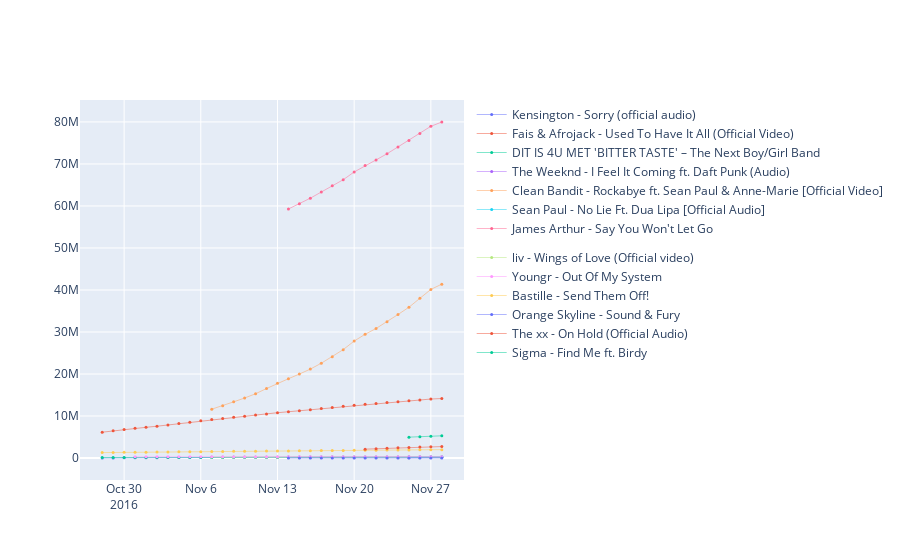
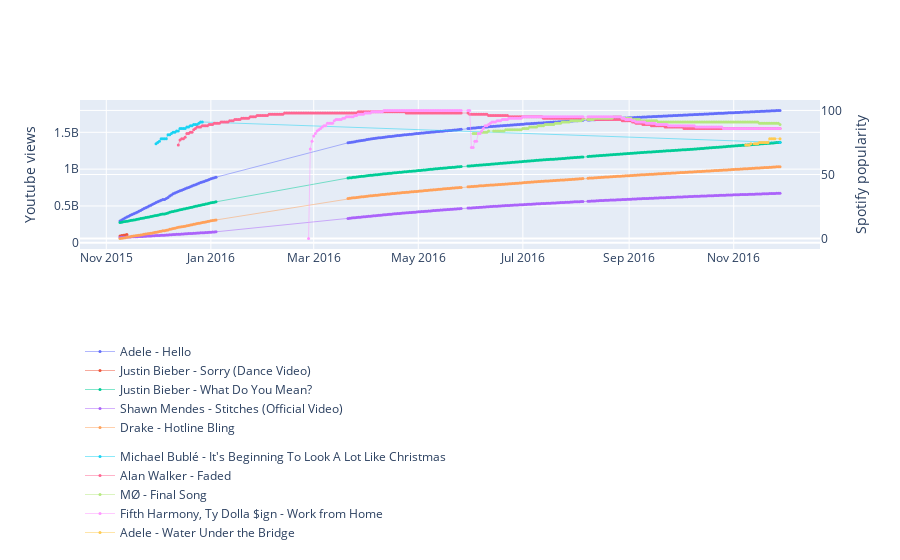

Notebook code cell kept with these figures, in order:
### Markdown cell above
## Assignment 2 - Network effects

include  at least:
- plot
- code explanation

*Study the material in Chapter 17. Our goal now is to investigate whether we observe network effects in music preferences. How will you choose the data for this purpose? Which songs will suit most?*

The songs that will suit most are ones that we can track their rise and fall of popularity of from the moment they were published. The most suitable candidates are those that have been a 3FM megahit or on the 538 alarmschijf, as they were quite unknown when being published on there. To compare, we will choose some songs from the Youtube and Spotify top 100 list. For these songs, the popularity / viewcount is the most interesting data to plot over time.

*For several songs of your choice plot the actual number of views against time. Assume that without network effects we can expect that users visit a website with a certain frequency and view the song if it matches their taste. Hence, the expected number of views grows linearly in time. Compare your plot to Figure 17.4. Do you think you observe network effects?*

# TODO plot titles enzo

We plot the viewcount / popularity of the songs mentioned above.

### Code cell
some_youtube_songs = data_youtube100[data_youtube100.song.isin(data_youtube100.song.head(n=5))]  
some_spotify_songs = data_spotify100[data_spotify100.song.isin(data_spotify100.song.tail(n=5))]  

unknown_songs_figure = go.Figure()
youtube_songs_figure = go.Figure()

alarmschijf_data = find_songs(data_alarmschijf,mode='views')
draw_linechart(unknown_songs_figure,alarmschijf_data,mode='lines',line={'dash':'dot'},legendgroup='alarmschijf')

megahit_data = find_songs(data_megahit,mode='views')
draw_linechart(unknown_songs_figure,megahit_data,mode='lines',legendgroup='megahit')

some_youtube_songs_data = find_songs(some_youtube_songs,mode='views')
draw_linechart(youtube_songs_figure,some_youtube_songs_data,mode='lines',line={'dash':'dot'},legendgroup='some_youtube_songs')

some_spotify_songs_data = find_songs(some_spotify_songs,mode='popularity')
draw_linechart(youtube_songs_figure,some_spotify_songs_data,yaxis='y2',mode='lines',legendgroup='some_spotify_songs')



unknown_songs_figure.show()
youtube_songs_figure.update_layout(    
    yaxis=dict(title="Youtube views")
    
    ,yaxis2=dict(
        title="Spotify popularity",
        anchor="free",
        overlaying="y",
        side="right",
        position=1
    ),
legend=dict(x=0, y=-2)
)
youtube_songs_figure.show()
# ex2_plot.add_trace(go.Scatter(x=[dateutil.parser.parse(x) for x in unknown_hits.timestamp],y=[int(viewcount) for viewcount in unknown_hits.views]))

### Figure 1 — Plotly figure (JSON) as saved in the notebook; plotly's stock layout.template omitted (floating-point values rounded to 4 significant figures)
{"data": [{"legendgroup": "alarmschijf", "line": {"width": 0.5}, "marker": {"size": 3}, "mode": "markers+lines", "name": "Kensington - Sorry (official audio)", "type": "scatter", "x": ["2016-10-28", "2016-10-29", "2016-10-30", "2016-10-31", "2016-11-01", "2016-11-02", "2016-11-03", "2016-11-04", "2016-11-05", "2016-11-06", "2016-11-07", "2016-11-08", "2016-11-09", "2016-11-10", "2016-11-11", "2016-11-12", "2016-11-13", "2016-11-14", "2016-11-15", "2016-11-16", "2016-11-17", "2016-11-18", "2016-11-19", "2016-11-20", "2016-11-21", "2016-11-22", "2016-11-23", "2016-11-24", "2016-11-25", "2016-11-26", "2016-11-27", "2016-11-28"], "y": [2637, 23034, 40830, 54809, 70913, 86404, 103441, 113866, 128290, 141555, 151761, 161384, 171163, 179833, 188897, 199609, 207600, 213662, 220095, 225759, 232069, 238045, 243441, 249404, 253838, 258286, 263068, 268298, 273048, 277757, 282281, 284476]}, {"legendgroup": "alarmschijf", "line": {"width": 0.5}, "marker": {"size": 3}, "mode": "markers+lines", "name": "Fais & Afrojack - Used To Have It All (Official Video)", "type": "scatter", "x": ["2016-10-28", "2016-10-29", "2016-10-30", "2016-10-31", "2016-11-01", "2016-11-02", "2016-11-03", "2016-11-04", "2016-11-05", "2016-11-06", "2016-11-07", "2016-11-08", "2016-11-09", "2016-11-10", "2016-11-11", "2016-11-12", "2016-11-13", "2016-11-14", "2016-11-15", "2016-11-16", "2016-11-17", "2016-11-18", "2016-11-19", "2016-11-20", "2016-11-21", "2016-11-22", "2016-11-23", "2016-11-24", "2016-11-25", "2016-11-26", "2016-11-27", "2016-11-28"], "y": [6144320, 6479009, 6788061, 7054554, 7308617, 7568841, 7868883, 8189181, 8530054, 8868288, 9159463, 9406915, 9690431, 9939639, 10215529, 10502847, 10784329, 11017912, 11256333, 11493874, 11762355, 12041789, 12296718, 12554698, 12778019, 12977876, 13197796, 13417571, 13614079, 13827900, 14038116, 14158439]}, {"legendgroup": "alarmschijf", "line": {"width": 0.5}, "marker": {"size": 3}, "mode": "markers+lines", "name": "DIT IS 4U MET 'BITTER TASTE' – The Next Boy/Girl Band", "type": "scatter", "x": ["2016-10-28", "2016-10-29", "2016-10-30", "2016-10-31", "2016-11-01", "2016-11-02", "2016-11-03", "2016-11-04", "2016-11-05", "2016-11-06", "2016-11-07", "2016-11-08", "2016-11-09", "2016-11-10", "2016-11-11", "2016-11-12", "2016-11-13", "2016-11-14", "2016-11-15", "2016-11-16", "2016-11-17", "2016-11-18", "2016-11-19", "2016-11-20", "2016-11-21", "2016-11-22", "2016-11-23", "2016-11-24", "2016-11-25", "2016-11-26", "2016-11-27", "2016-11-28"], "y": [111547, 115328, 118407, 121126, 123580, 125969, 128360, 130426, 135420, 140236, 144256, 147982, 152089, 155515, 158671, 160067, 161293, 162343, 163210, 164082, 165069, 166044, 166949, 168057, 168851, 169476, 170132, 170871, 171631, 172336, 173021, 173510]}, {"legendgroup": "alarmschijf", "line": {"width": 0.5}, "marker": {"size": 3}, "mode": "markers+lines", "name": "The Weeknd - I Feel It Coming ft. Daft Punk (Audio)", "type": "scatter", "x": ["2016-11-25", "2016-11-26", "2016-11-27", "2016-11-28"], "y": [77795, 157408, 157418, 157424]}, {"legendgroup": "alarmschijf", "line": {"width": 0.5}, "marker": {"size": 3}, "mode": "markers+lines", "name": "Clean Bandit - Rockabye ft. Sean Paul & Anne-Marie [Official Video]", "type": "scatter", "x": ["2016-11-07", "2016-11-08", "2016-11-09", "2016-11-10", "2016-11-11", "2016-11-12", "2016-11-13", "2016-11-14", "2016-11-15", "2016-11-16", "2016-11-17", "2016-11-18", "2016-11-19", "2016-11-20", "2016-11-21", "2016-11-22", "2016-11-23", "2016-11-24", "2016-11-25", "2016-11-26", "2016-11-27", "2016-11-28"], "y": [11626943, 12443168, 13369604, 14282861, 15297083, 16535497, 17800064, 18871139, 19982266, 21166571, 22566717, 24122084, 25796117, 27841400, 29455374, 30835137, 32410099, 34152226, 35891870, 38005437, 40133329, 41388215]}, {"legendgroup": "alarmschijf", "line": {"width": 0.5}, "marker": {"size": 3}, "mode": "markers+lines", "name": "Sean Paul - No Lie Ft. Dua Lipa [Official Audio]", "type": "scatter", "x": ["2016-11-25", "2016-11-26", "2016-11-27", "2016-11-28"], "y": [155263, 191406, 223222, 249693]}, {"legendgroup": "alarmschijf", "line": {"width": 0.5}, "marker": {"size": 3}, "mode": "markers+lines", "name": "James Arthur - Say You Won't Let Go", "type": "scatter", "x": ["2016-11-14", "2016-11-15", "2016-11-16", "2016-11-17", "2016-11-18", "2016-11-19", "2016-11-20", "2016-11-21", "2016-11-22", "2016-11-23", "2016-11-24", "2016-11-25", "2016-11-26", "2016-11-27", "2016-11-28"], "y": [59277158, 60537409, 61850104, 63319718, 64783306, 66241177, 68087117, 69623648, 70964979, 72417160, 74037690, 75600593, 77274742, 78960671, 79982790]}, {"legendgroup": "megahit", "line": {"width": 0.5}, "marker": {"size": 3}, "mode": "markers+lines", "name": "liv - Wings of Love (Official video)", "type": "scatter", "x": ["2016-11-07", "2016-11-08", "2016-11-09", "2016-11-10", "2016-11-11", "2016-11-12", "2016-11-13", "2016-11-14", "2016-11-15", "2016-11-16", "2016-11-17", "2016-11-18", "2016-11-19", "2016-11-20", "2016-11-21", "2016-11-22", "2016-11-23", "2016-11-24", "2016-11-25", "2016-11-26", "2016-11-27", "2016-11-28"], "y": [224910, 226705, 228235, 229591, 231420, 235394, 237805, 239579, 240957, 242338, 243897, 245178, 246436, 247675, 248770, 249779, 250959, 252349, 253708, 255215, 256594, 257389]}, {"legendgroup": "megahit", "line": {"width": 0.5}, "marker": {"size": 3}, "mode": "markers+lines", "name": "Youngr - Out Of My System", "type": "scatter", "x": ["2016-10-31", "2016-11-01", "2016-11-02", "2016-11-03", "2016-11-04", "2016-11-05", "2016-11-06", "2016-11-07", "2016-11-08", "2016-11-09", "2016-11-10", "2016-11-11", "2016-11-12", "2016-11-13", "2016-11-14", "2016-11-15", "2016-11-16", "2016-11-17", "2016-11-18", "2016-11-19", "2016-11-20", "2016-11-21", "2016-11-22", "2016-11-23", "2016-11-24", "2016-11-25", "2016-11-26", "2016-11-27", "2016-11-28"], "y": [282852, 284058, 285346, 286661, 288006, 289709, 291076, 292161, 293443, 294579, 295551, 296694, 297931, 299099, 300060, 301153, 302256, 303501, 304775, 305916, 307039, 308103, 309101, 310364, 311595, 312765, 313876, 314893, 315521]}, {"legendgroup": "megahit", "line": {"width": 0.5}, "marker": {"size": 3}, "mode": "markers+lines", "name": "Bastille - Send Them Off!", "type": "scatter", "x": ["2016-10-28", "2016-10-29", "2016-10-30", "2016-10-31", "2016-11-01", "2016-11-02", "2016-11-03", "2016-11-04", "2016-11-05", "2016-11-06", "2016-11-07", "2016-11-08", "2016-11-09", "2016-11-10", "2016-11-11", "2016-11-12", "2016-11-13", "2016-11-14", "2016-11-15", "2016-11-16", "2016-11-17", "2016-11-18", "2016-11-19", "2016-11-20", "2016-11-21", "2016-11-22", "2016-11-23", "2016-11-24", "2016-11-25", "2016-11-26", "2016-11-27", "2016-11-28"], "y": [1287575, 1317682, 1344891, 1369817, 1391673, 1414967, 1439577, 1462399, 1489325, 1514521, 1538028, 1560473, 1582533, 1604042, 1626140, 1650717, 1675270, 1696742, 1717745, 1737981, 1760663, 1783949, 1806198, 1829747, 1850236, 1868696, 1888190, 1910008, 1930847, 1952426, 1972842, 1985885]}, {"legendgroup": "megahit", "line": {"width": 0.5}, "marker": {"size": 3}, "mode": "markers+lines", "name": "Orange Skyline - Sound & Fury", "type": "scatter", "x": ["2016-11-14", "2016-11-15", "2016-11-16", "2016-11-17", "2016-11-18", "2016-11-19", "2016-11-20", "2016-11-21", "2016-11-22", "2016-11-23", "2016-11-24", "2016-11-25", "2016-11-26", "2016-11-27", "2016-11-28"], "y": [7264, 7563, 7841, 8125, 8451, 8684, 8874, 9007, 9190, 9357, 9554, 9762, 9963, 10197, 10324]}, {"legendgroup": "megahit", "line": {"width": 0.5}, "marker": {"size": 3}, "mode": "markers+lines", "name": "The xx - On Hold (Official Audio)", "type": "scatter", "x": ["2016-11-21", "2016-11-22", "2016-11-23", "2016-11-24", "2016-11-25", "2016-11-26", "2016-11-27", "2016-11-28"], "y": [2111197, 2217442, 2327750, 2429035, 2514927, 2600379, 2674822, 2721254]}, {"legendgroup": "megahit", "line": {"width": 0.5}, "marker": {"size": 3}, "mode": "markers+lines", "name": "Sigma - Find Me ft. Birdy", "type": "scatter", "x": ["2016-11-25", "2016-11-26", "2016-11-27", "2016-11-28"], "y": [4964847, 5090417, 5207876, 5284158]}], "layout": {}}

### Figure 2 — Plotly figure (JSON) as saved in the notebook; plotly's stock layout.template omitted (floating-point values rounded to 4 significant figures; data arrays with more than 128 entries replaced by an {"elided": "..."} marker saying what was removed)
{"data": [{"legendgroup": "some_youtube_songs", "line": {"width": 0.5}, "marker": {"size": 3}, "mode": "markers+lines", "name": "Adele - Hello", "type": "scatter", "x": {"elided": "305 str values"}, "y": {"elided": "305 int values"}}, {"legendgroup": "some_youtube_songs", "line": {"width": 0.5}, "marker": {"size": 3}, "mode": "markers+lines", "name": "Justin Bieber - Sorry (Dance Video)", "type": "scatter", "x": ["2015-11-09", "2015-11-10", "2015-11-11", "2015-11-12", "2015-11-13"], "y": [92743480, 96865031, 101515031, 105962422, 110979406]}, {"legendgroup": "some_youtube_songs", "line": {"width": 0.5}, "marker": {"size": 3}, "mode": "markers+lines", "name": "Justin Bieber - What Do You Mean?", "type": "scatter", "x": {"elided": "305 str values"}, "y": {"elided": "305 int values"}}, {"legendgroup": "some_youtube_songs", "line": {"width": 0.5}, "marker": {"size": 3}, "mode": "markers+lines", "name": "Shawn Mendes - Stitches (Official Video)", "type": "scatter", "x": {"elided": "305 str values"}, "y": {"elided": "305 int values"}}, {"legendgroup": "some_youtube_songs", "line": {"width": 0.5}, "marker": {"size": 3}, "mode": "markers+lines", "name": "Drake - Hotline Bling", "type": "scatter", "x": {"elided": "305 str values"}, "y": {"elided": "305 int values"}}, {"legendgroup": "some_spotify_songs", "line": {"width": 0.5}, "marker": {"size": 3}, "mode": "markers+lines", "name": "Michael Bublé - It's Beginning To Look A Lot Like Christmas", "type": "scatter", "x": ["2015-11-30", "2015-12-01", "2015-12-02", "2015-12-03", "2015-12-04", "2015-12-05", "2015-12-06", "2015-12-07", "2015-12-08", "2015-12-09", "2015-12-10", "2015-12-11", "2015-12-12", "2015-12-13", "2015-12-14", "2015-12-15", "2015-12-16", "2015-12-17", "2015-12-18", "2015-12-19", "2015-12-20", "2015-12-21", "2015-12-22", "2015-12-23", "2015-12-24", "2015-12-25", "2015-12-26", "2015-12-27", "2016-11-28"], "y": [74, 75, 76, 78, 78, 78, 78, 81, 81, 82, 83, 83, 84, 84, 86, 86, 86, 86, 87, 87, 88, 88, 89, 89, 89, 90, 91, 91, 75], "yaxis": "y2"}, {"legendgroup": "some_spotify_songs", "line": {"width": 0.5}, "marker": {"size": 3}, "mode": "markers+lines", "name": "Alan Walker - Faded", "type": "scatter", "x": {"elided": "347 str values"}, "y": {"elided": "347 int values"}, "yaxis": "y2"}, {"legendgroup": "some_spotify_songs", "line": {"width": 0.5}, "marker": {"size": 3}, "mode": "markers+lines", "name": "MØ - Final Song", "type": "scatter", "x": {"elided": "174 str values"}, "y": {"elided": "174 int values"}, "yaxis": "y2"}, {"legendgroup": "some_spotify_songs", "line": {"width": 0.5}, "marker": {"size": 3}, "mode": "markers+lines", "name": "Fifth Harmony, Ty Dolla $ign - Work from Home", "type": "scatter", "x": {"elided": "271 str values"}, "y": {"elided": "271 int values"}, "yaxis": "y2"}, {"legendgroup": "some_spotify_songs", "line": {"width": 0.5}, "marker": {"size": 3}, "mode": "markers+lines", "name": "Adele - Water Under the Bridge", "type": "scatter", "x": ["2016-11-08", "2016-11-09", "2016-11-10", "2016-11-11", "2016-11-13", "2016-11-14", "2016-11-15", "2016-11-16", "2016-11-17", "2016-11-18", "2016-11-19", "2016-11-20", "2016-11-21", "2016-11-22", "2016-11-23", "2016-11-24", "2016-11-25", "2016-11-28"], "y": [73, 73, 73, 74, 74, 74, 74, 75, 75, 75, 75, 75, 75, 78, 78, 78, 78, 78], "yaxis": "y2"}], "layout": {"legend": {"x": 0, "y": -2}, "yaxis": {"title": {"text": "Youtube views"}}, "yaxis2": {"anchor": "free", "overlaying": "y", "position": 1, "side": "right", "title": {"text": "Spotify popularity"}}}}
